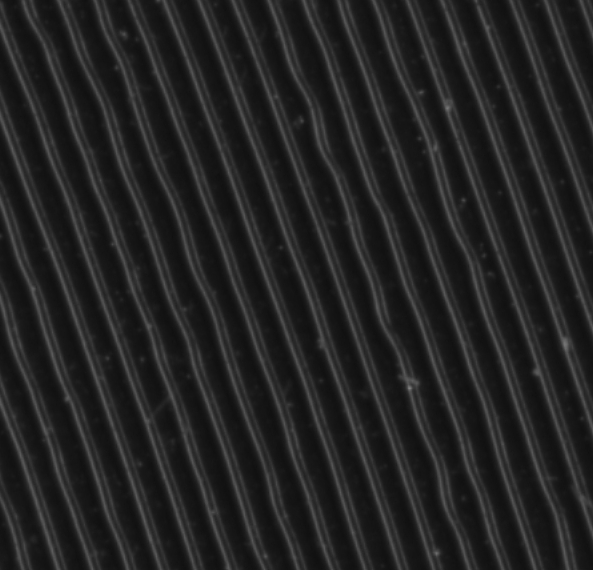
#> input picture grooves_128000.jpg, 593 x 570 px
$ python simple_thresholding.py
#> lines starting #> are read from the running program, lines starting #| are printed output that depends on the picture; after the words box and inside, x2 and y2 are one past the last pixel; in counts of white or black regions, pixels touching at a corner belong together
# Applies a mask based on value of threshold for object detection.
# Expected use is to locate the record from the full scan.
import cv2 as cv

bw = cv.imread('grooves_128000.jpg', 0)
#> bw is the input picture: shape (570, 593); min 15, max 129, mean 35.1
ret, thresh = cv.threshold(bw, 35, 225, cv.THRESH_BINARY)
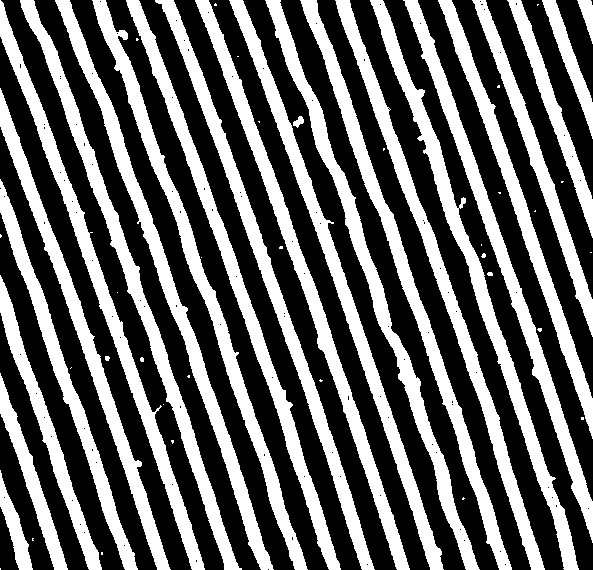
#> thresh: shape (570, 593); values 0 (black) and 225 (white), 40.5% white; 55 white regions (29 under 20 px), largest, box (x1, y1, x2, y2) and area: (370, 0, 579, 570) 8116, (55, 0, 274, 570) 7958, (20, 0, 242, 570) 7925

height, width = bw.shape[0:2]
#> height = 570; width = 593

cv.imshow("Original BW", bw)
cv.imshow("Threshold RET", thresh)

cv.waitKey(0)
cv.destroyAllWindows()

$ run again, with grooves_4800.jpg copied over grooves_128000.jpg
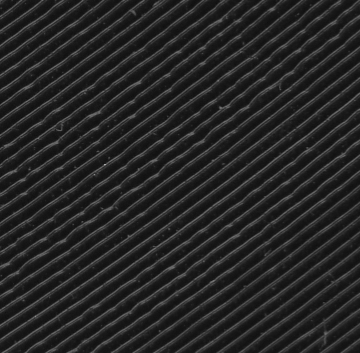
#> input picture grooves_4800.jpg, 360 x 353 px
#> bw is the input picture: shape (353, 360); min 12, max 169, mean 37.1
#> `ret, thresh = cv.threshold(bw, 35, 225, cv.THRESH_BINARY)`:
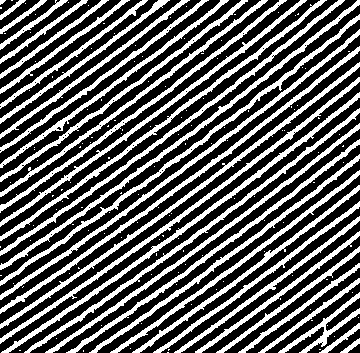
#> thresh: shape (353, 360); values 0 (black) and 225 (white), 37.3% white; 171 white regions (132 under 20 px), largest, box (x1, y1, x2, y2) and area: (1, 92, 360, 353) 2070, (0, 14, 360, 286) 2031, (0, 0, 360, 270) 2027
